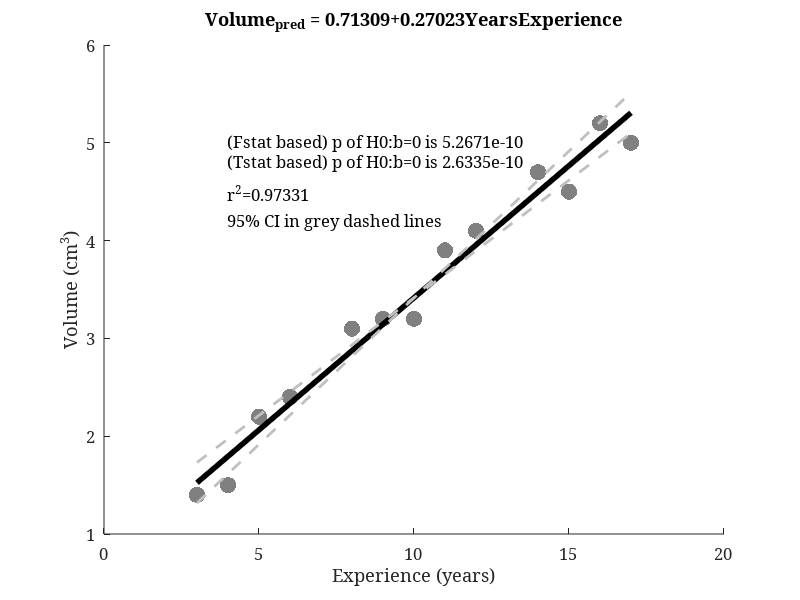
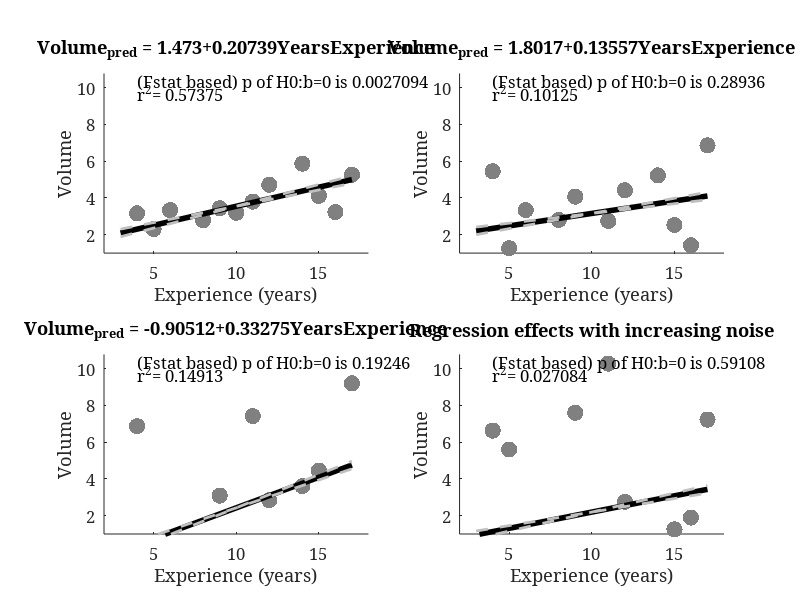

These figures' MATLAB source, in order:
function LinearRegressionExample
%Non-neuroscience example to show how to linear regression
close all

%First, the data. These are the wing lengths of 13 birds at different YearsExperiences
YearsExperience=[3 4 5 6 8 9 10 11 12 14 15 16 17]; %this is the X variable
Volume=[1.4 1.5 2.2 2.4 3.1 3.2 3.2 3.9 4.1 4.7 4.5 5.2 5]; %this is the Y variable


%Let's calculate the slope and intercept of the regression line
%
% Calculate the slope first
% I am including easy ways to calculate the different vlaues
n=length(YearsExperience); %alternatively, you can calculate n=length(Volume)
SumX=sum(YearsExperience); %sum up all X values
MeanX=mean(YearsExperience); %find the mean X value
SumX2=sum(YearsExperience.^2);  %the sum of each X squared
Sumx2=SumX2-SumX^2/n; %the sum of the square of the difference between (each X and mean X);

SumY=sum(Volume); %sum up all Y values
MeanY=mean(Volume); %find the mean Y value
SumXY=sum(YearsExperience.*Volume); %the sum of the product of each X and Y values
Sumxy=SumXY-SumX*SumY/n;%the sum of the product of the difference between each X value minus the
SumY2=sum(Volume.^2);%the sum of each Y squared
%mean X value and each Y value minus its mean

b=Sumxy/Sumx2; %the slope

%
% Now the intercept
a=MeanY-b*MeanX;


%let's plot out the data
figure(1); clf; hold on;
plot(YearsExperience,Volume,'.','Markersize',35,'color',[.5 .5 .5]);
xlabel('Experience (years)','fontname','Georgia','fontsize', 12);
ylabel('Volume (cm^3)','fontname','Georgia','fontsize', 12);
set(gca,'fontname','Georgia','fontsize',12);% make pretty

%now the regression line
Xline=[3 17];
Ypred=b*Xline+a;
plot(Xline,Ypred,'-','color',[0 0 0 ],'linewidth',4)

title(['Volume_p_r_e_d = ' num2str(a) '+' num2str(b) 'YearsExperience'])

%let's test the null hypothesis that b (slope)=0;
df=n-2; %degrees of freedom
totalSS=SumY2-SumY^2/n;    %totalSS is essentially the sum of the square of the difference between (each y and mean Y);
regressionSS=Sumxy^2/Sumx2;
residualSS=totalSS-regressionSS;
Fstat=regressionSS/(residualSS/df);
prob=fpval(Fstat,1,n-2); % significance probability for regression
text(4,5,['(Fstat based) p of H0:b=0 is ' num2str(prob)],'fontname','Georgia','fontsize',12)

%let's use a t-test to test the null hypothesis that b=0
syx=sqrt((residualSS/df));
sb=sqrt(syx^2/Sumx2);%sb is essentially the standard error of the regression slope
Tval=(b-0)/sb;
prob = 1-tcdf(Tval,n-2); %n-2 is the degrees of freedom
text(4,4.8,['(Tstat based) p of H0:b=0 is ' num2str(prob)],'fontname','Georgia','fontsize',12)


%calculate 95% confidence intervals
t=-1*tinv(.05/2,n-2); %n-2 is the degrees of freedom
L1=b-t*sb; %lower CI
L2=b+t*sb; %upper CI
a1=MeanY-L1*MeanX; %intercept for lower CI
a2=MeanY-L2*MeanX; %intercept for upper CI
plot(Xline,L1*Xline+a1,'--','color',[.75 .75 .75 ],'linewidth',2)
plot(Xline,L2*Xline+a2,'--','color',[.75 .75 .75 ],'linewidth',2)
text(4,4.2,['95% CI in grey dashed lines'],'fontname','Georgia','fontsize',12)

%let's calculate r2 (coefficient of determination)
totalSS=SumY2-SumY^2/n;    %totalSS is essentially the sum of the square of the difference between (each y and mean Y);
regressionSS=Sumxy^2/Sumx2;
r2=regressionSS/totalSS;
text(4,4.5,['r^2=' num2str(r2)],'fontname','Georgia','fontsize',12)
 

%%%%%%%%%%%%%%%%%%%%%%%%%%%%%%%%%%%%%%%%%%%%%%%%%%%%%%%%%%%%%%%%%%%%%%%%%%
%%%%%%%%%%%%%%%%%%%%%%%%%%%%%%%%%%%%%%%%%%%%%%%%%%%%%%%%%%%%%%%%%%%%%%%%%%
%%%%%%%%%%%%%%%%%%%%%%%%%%%%%%%%%%%%%%%%%%%%%%%%%%%%%%%%%%%%%%%%%%%%%%%%%%
%
%
%
% Let's repeat all of this but add 4 different levels of noise to see how
% things get affected

%First, the data. These are the wing lengths of 13 birds at different YearsExperiences
YearsExperience=[3 4 5 6 8 9 10 11 12 14 15 16 17]; %this is the X variable
Volume=[1.4 1.5 2.2 2.4 3.1 3.2 3.2 3.9 4.1 4.7 4.5 5.2 5]; %this is the y variable

h=figure(2); clf; hold on;
set(h,'position',[136 25 1197 780]);
maxY=[];
for i=1:4
    
    subplot(2,2,i); hold on; %just choose the plot    

    Volume=Volume +i*randn(1,length(Volume)); %add noise to data
    maxY(i)=max(Volume); %store max value to make axes the same
    
    %Let's calculate the slope and intercept of the regression line
    %
    % Calculate the slope first
    % I am including easy ways to calculate the different vlaues
    n=length(YearsExperience); %alternatively, you can calculate n=length(Volume)
    SumX=sum(YearsExperience); %sum up all X values
    MeanX=mean(YearsExperience); %find the mean X value
    SumX2=sum(YearsExperience.^2);  %the sum of each X squared
    Sumx2=SumX2-SumX^2/n; %the sum of the square of the difference between (each X and mean X);

    SumY=sum(Volume); %sum up all Y values
    MeanY=mean(Volume); %find the mean Y value
    SumXY=sum(YearsExperience.*Volume); %the sum of the product of each X and Y values
    Sumxy=SumXY-SumX*SumY/n;%the sum of the product of the difference between each X value minus the
    SumY2=sum(Volume.^2);%the sum of each Y squared
    %mean X value and each Y value minus its mean

    b=Sumxy/Sumx2; %the slope

    %
    % Now the intercept
    a=MeanY-b*MeanX;

    %let's plot out the data
    plot(YearsExperience,Volume,'.','Markersize',35,'color',[.5 .5 .5]);
    xlabel('Experience (years)','fontname','Georgia','fontsize', 12);
    ylabel('Volume','fontname','Georgia','fontsize', 12);
    set(gca,'fontname','Georgia','fontsize',12);% make pretty

    %now the regression line
    Xline=[3 17];
    Ypred=b*Xline+a;
    plot(Xline,Ypred,'-','color',[0 0 0 ],'linewidth',4)
    title(['Volume_p_r_e_d = ' num2str(a) '+' num2str(b) 'YearsExperience'])


    %let's calculate r2 (coefficient of determination)
    totalSS=SumY2-SumY^2/n;    %totalSS is essentially the sum of the square of the difference between (each y and mean Y);
    regressionSS=Sumxy^2/Sumx2;
    r2(i)=regressionSS/totalSS;
    

    %let's test the null hypothesis that b (slope)=0;
    df=n-2; %degrees of freedom
    residualSS=totalSS-regressionSS;
    Fstat=regressionSS/(residualSS/df);
    prob(i)=fpval(Fstat,1,n-2); % significance probability for regression

    
    %calculate 95% confidence intervals
    t=-1*tinv(.05/2,n-2); %n-2 is the degrees of freedom
    L1=b-t*sb; %lower CI
    L2=b+t*sb; %upper CI
    a1=MeanY-L1*MeanX; %intercept for lower CI
    a2=MeanY-L2*MeanX; %intercept for upper CI
    plot(Xline,L1*Xline+a1,'--','color',[.75 .75 .75 ],'linewidth',2)
    plot(Xline,L2*Xline+a2,'--','color',[.75 .75 .75 ],'linewidth',2)
end

for i =1:4
    subplot(2,2,i);
    axis([2 18 1 max(maxY)+0.5]); %make all axes the same
    text(4,max(maxY)+0.5-.5,['(Fstat based) p of H0:b=0 is ' num2str(prob(i))],'fontname','Georgia','fontsize',12)
    text(4,max(maxY)+0.5-1,['r^2= ' num2str(r2(i))],'fontname','Georgia','fontsize',12)
end

figure(2);title('Regression effects with increasing noise')

end
%%%%%%%%%%%%%%%%%%%%%%%%%%%%%%%%%%%%%%%%%%%%%%%%%%%%%%%%%%%%%%%%%%%%%%%%%%%
function p = fpval(x,df1,df2)
%FPVAL F distribution p-value function.
%   P = FPVAL(X,V1,V2) returns the upper tail of the F cumulative distribution
%   function with V1 and V2 degrees of freedom at the values in X.  If X is
%   the observed value of an F test statistic, then P is its p-value.
%
%   The size of P is the common size of the input arguments.  A scalar input  
%   functions as a constant matrix of the same size as the other inputs.    
%
%   See also FCDF, FINV.

%   References:
%      [1]  M. Abramowitz and I. A. Stegun, "Handbook of Mathematical
%      Functions", Government Printing Office, 1964, 26.6.

%   Copyright 2010 The MathWorks, Inc. 


if nargin < 3, 
    error(messYearsExperience('stats:fpval:TooFewInputs')); 
end

xunder = 1./max(0,x);
xunder(isnan(x)) = NaN;
p = fcdf(xunder,df2,df1);
end


